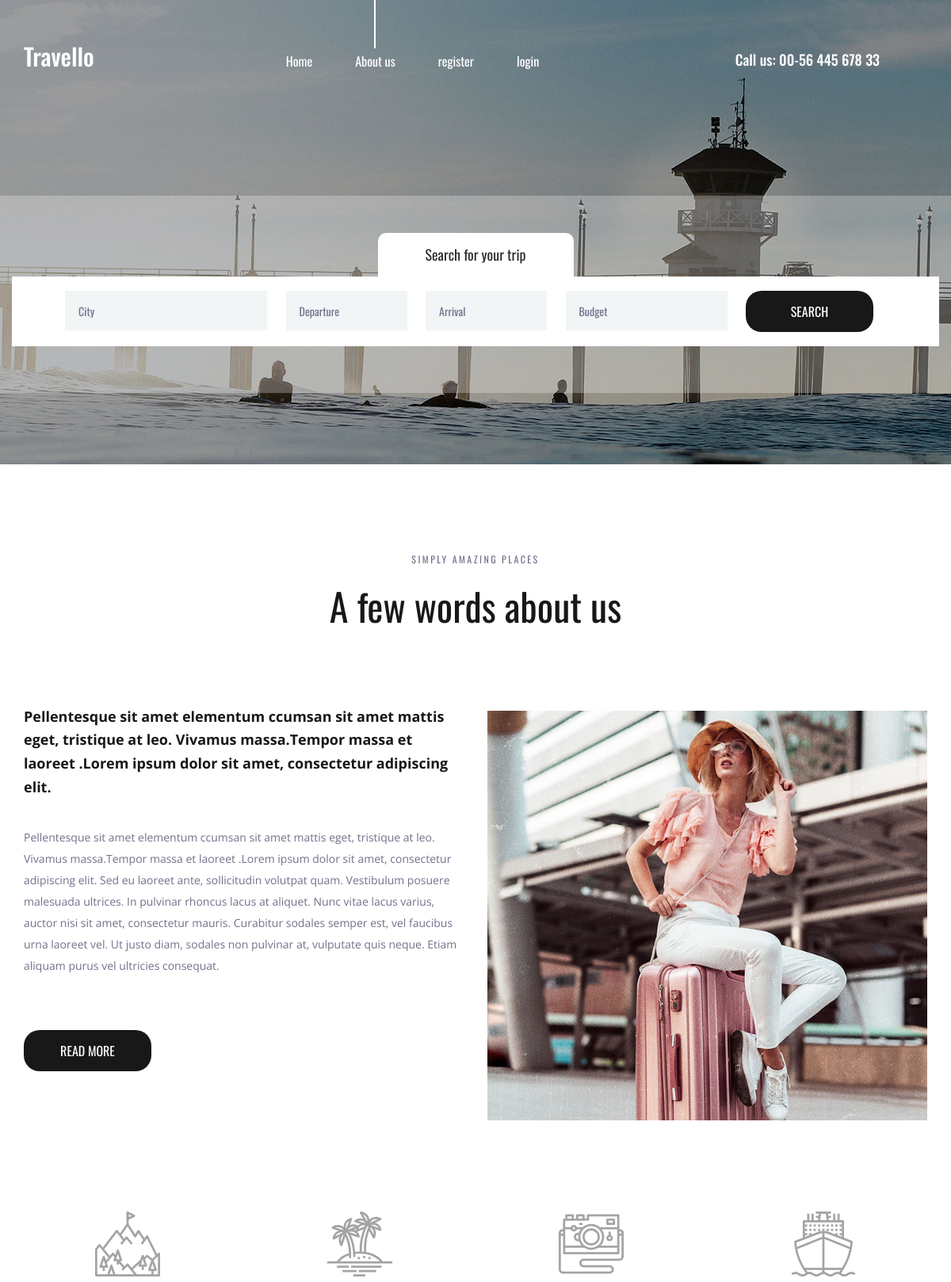
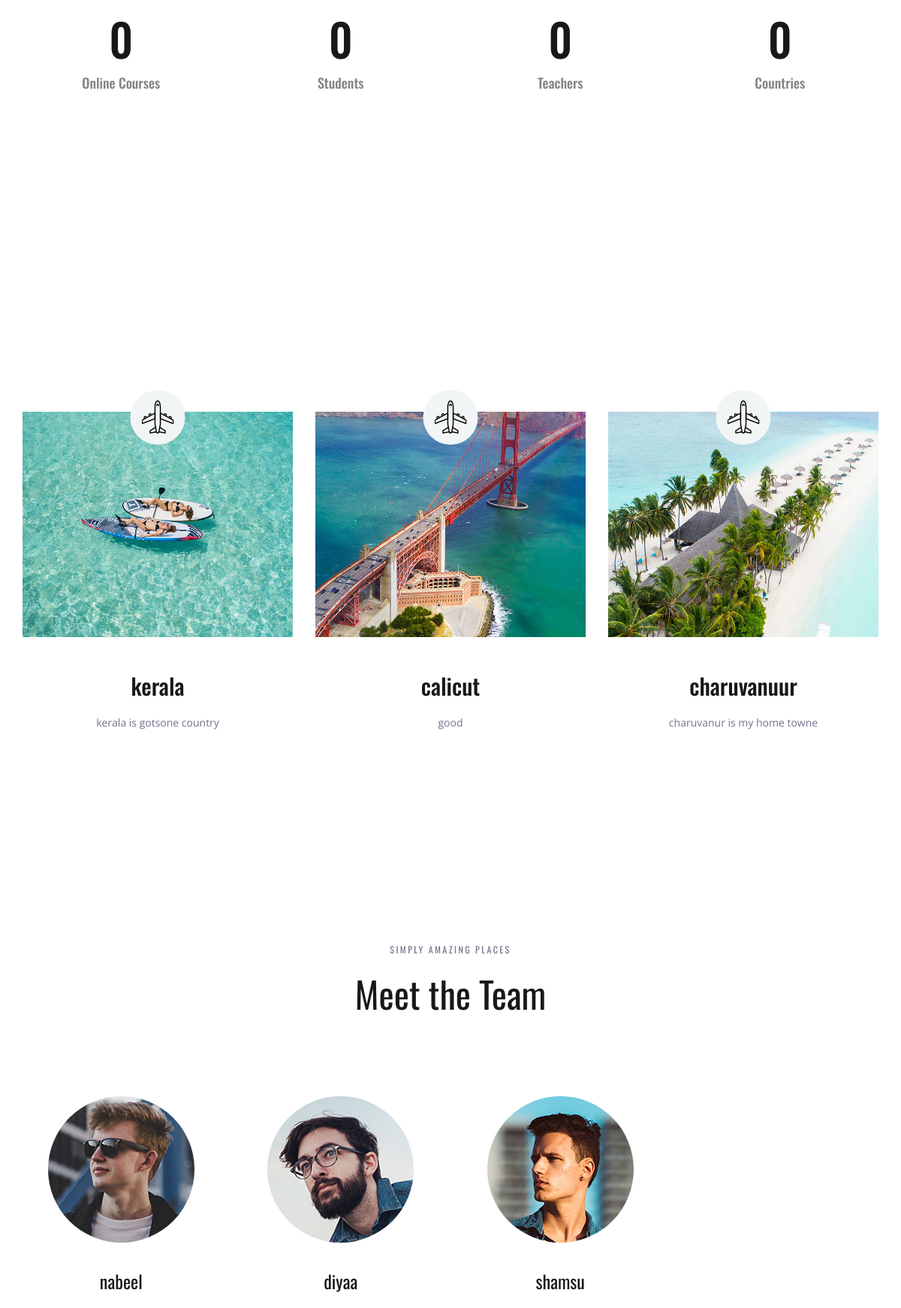
The page / (upper part) on the database its author committed (2 pictures, top to bottom).
### travel_app/models.py (models this page shows)
class place(models.Model):
    name=models.CharField(max_length=200)
    img=models.ImageField(upload_to='pics')
    desc=models.TextField()

class team(models.Model):
    name2=models.CharField(max_length=200)
    img2=models.ImageField(upload_to='pics')
    desc2=models.TextField()

### travel_app/views.py (the view)
# urls.py: path('', views.index , name='index'),
def index (request):
	obj = place.objects.all()
	obj2=team.objects.all()
	return render (request,"index.html",{'result':obj,'result2':obj2})

### templates/index.html (shortened to what this page needs)
{% load static %}
<!DOCTYPE html>
<html lang="en">
<head>
<link rel="stylesheet" type="text/css" href="{% static 'styles/bootstrap4/bootstrap.min.css' %}">
<link href="{% static 'plugins/font-awesome-4.7.0/css/font-awesome.min.css' %}" rel="stylesheet" type="text/css">
<link rel="stylesheet" type="text/css" href="{% static 'plugins/OwlCarousel2-2.2.1/owl.carousel.css' %}">
<link rel="stylesheet" type="text/css" href="{% static 'plugins/OwlCarousel2-2.2.1/owl.theme.default.css' %}">
<link rel="stylesheet" type="text/css" href="{% static 'plugins/OwlCarousel2-2.2.1/animate.css' %}">
<link rel="stylesheet" type="text/css" href="{% static 'styles/about.css' %}">
<link rel="stylesheet" type="text/css" href="{% static 'styles/about_responsive.css' %}">
</head>
<body>
<div class="super_container">
	<header class="header">
		<div class="container">
			<div class="row">
				<div class="col">
					<div class="header_content d-flex flex-row align-items-center justify-content-start">
						<div class="header_content_inner d-flex flex-row align-items-end justify-content-start">
							<div class="logo"><a href="index.html">Travello</a></div>
							<nav class="main_nav">
								<ul class="d-flex flex-row align-items-start justify-content-start">
									<li><a href="index.html">Home</a></li>
									<li class="active"><a href="about.html">About us</a></li>
									{% if user.is_authenticated %}
									<li>Hello {{user.username}}</li>
									<li><a href="credential/logout">logout</a></li>
									{% else %}
									<li><a href="credential/register">register</a></li>
									<li><a href="credential/login">login</a></li>
									{% endif %}
								</ul>
							</nav>
							<div class="header_phone ml-auto">Call us: 00-56 445 678 33</div>
						</div>
					</div>
				</div>
			</div>
		</div>
	</header>
	<div class="home">
		<div class="background_image" style="background-image:url(images/about.jpg)"></div>
	</div>
	<div class="home_search">
		<div class="container">
			<div class="row">
				<div class="col">
					<div class="home_search_container">
						<div class="home_search_title">Search for your trip</div>
						<div class="home_search_content">
							<form action="#" class="home_search_form" id="home_search_form">
								<div class="d-flex flex-lg-row flex-column align-items-start justify-content-lg-between justify-content-start">
									<input type="text" class="search_input search_input_1" placeholder="City" required="required">
									<input type="text" class="search_input search_input_2" placeholder="Departure" required="required">
									<input type="text" class="search_input search_input_3" placeholder="Arrival" required="required">
									<input type="text" class="search_input search_input_4" placeholder="Budget" required="required">
									<button class="home_search_button">search</button>
								</div>
							</form>
						</div>
					</div>
				</div>
			</div>
		</div>
	</div>
	<div class="about">
		<div class="container">
			<div class="row">
				<div class="col text-center">
					<div class="section_subtitle">simply amazing places</div>
					<div class="section_title"><h2>A few words about us</h2></div>
				</div>
			</div>
			<div class="row about_row">
				<div class="col-lg-6">
					<div class="about_content">
						<div class="text_highlight">Pellentesque sit amet elementum ccumsan sit amet mattis eget, tristique at leo. Vivamus massa.Tempor massa et laoreet .Lorem ipsum dolor sit amet, consectetur adipiscing elit.</div>
						<div class="about_text">
							<p>Pellentesque sit amet elementum ccumsan sit amet mattis eget, tristique at leo. Vivamus massa.Tempor massa et laoreet .Lorem ipsum dolor sit amet, consectetur adipiscing elit. Sed eu laoreet ante, sollicitudin volutpat quam. Vestibulum posuere malesuada ultrices. In pulvinar rhoncus lacus at aliquet. Nunc vitae lacus varius, auctor nisi sit amet, consectetur mauris. Curabitur sodales semper est, vel faucibus urna laoreet vel. Ut justo diam, sodales non pulvinar at, vulputate quis neque. Etiam aliquam purus vel ultricies consequat.</p>
						</div>
						<div class="button about_button"><a href="#">read more</a></div>
					</div>
				</div>
				<div class="col-lg-6">
					<div class="about_image"><img src="{% static 'images/about_1.jpg' %}" alt=""></div>
				</div>
			</div>
		</div>
	</div>
	<div class="milestones">
		<div class="container">
			<div class="row">
				<div class="col-lg-3 milestone_col">
					<div class="milestone text-center">
						<div class="milestone_icon"><img src="{% static 'images/mountain.svg' %}" alt=""></div>
						<div class="milestone_counter" data-end-value="17">0</div>
						<div class="milestone_text">Online Courses</div>
					</div>
				</div>
				<div class="col-lg-3 milestone_col">
					<div class="milestone text-center">
						<div class="milestone_icon"><img src="{% static 'images/island.svg' %}" alt=""></div>
						<div class="milestone_counter" data-end-value="213">0</div>
						<div class="milestone_text">Students</div>
					</div>
				</div>
				<div class="col-lg-3 milestone_col">
					<div class="milestone text-center">
						<div class="milestone_icon"><img src="{% static 'images/camera.svg' %}" alt=""></div>
						<div class="milestone_counter" data-end-value="11923">0</div>
						<div class="milestone_text">Teachers</div>
					</div>
				</div>
				<div class="col-lg-3 milestone_col">
					<div class="milestone text-center">
						<div class="milestone_icon"><img src="{% static 'images/boat.svg' %}" alt=""></div>
						<div class="milestone_counter" data-end-value="15">0</div>
						<div class="milestone_text">Countries</div>
					</div>
				</div>
			</div>
		</div>
	</div>
	<div class="why">
		<div class="parallax_background parallax-window" data-parallax="scroll" data-image-src="{% static 'images/why.jpg' %}" data-speed="0.8"></div>
		<div class="container">
			<div class="row">
				<div class="col text-center">
					<div class="section_subtitle">simply amazing places</div>
					<div class="section_title"><h2>Why choose us?</h2></div>
				</div>
			</div>
			<div class="row why_row">
				{% for i in result %}
				<div class="col-lg-4 why_col">
					<div class="why_item">
						<div class="why_image">
							<img src="{{ i.img.url }}" width="500px" height="300px"  alt="">
							<div class="why_icon d-flex flex-column align-items-center justify-content-center">
								<img src="{% static 'images/why_1.svg' %}" alt="">
							</div>
						</div>
						<div class="why_content text-center">
							<div class="why_title">{{i.name}}</div>
							<div class="why_text">
								<p>{{i.desc}}</p>
							</div>
						</div>
					</div>
				</div>
				{% endfor %}
			</div>
		</div>
	</div>
	<div class="team">
		<div class="container">
			<div class="row">
				<div class="col text-center">
					<div class="section_subtitle">simply amazing places</div>
					<div class="section_title"><h2>Meet the Team</h2></div>
				</div>
			</div>
			<div class="row team_row">
				{% for i in result2%}
				<div class="col-xl-3 col-md-6 team_col">
					<div class="team_item d-flex flex-column align-items-center justify-content-start text-center">
						<div class="team_image"><img src="{{i.img2.url}}" alt=""></div>
						<div class="team_content">
							<div class="team_title"><a href="#">{{i.name2}}</a></div>
						</div>
					</div>
				</div>
				{% endfor %}
			</div>
		</div>
	</div>
</div>
</body>
</html>

### rows shown on the page
place: img (picture), name "kerala", desc "kerala is gotsone country"
place: img (picture), name "calicut", desc "good"
place: img (picture), name "charuvanuur", desc "charuvanur is my home towne"
team: img2 (picture), name2 "nabeel"
team: img2 (picture), name2 "diyaa"
team: img2 (picture), name2 "shamsu"
